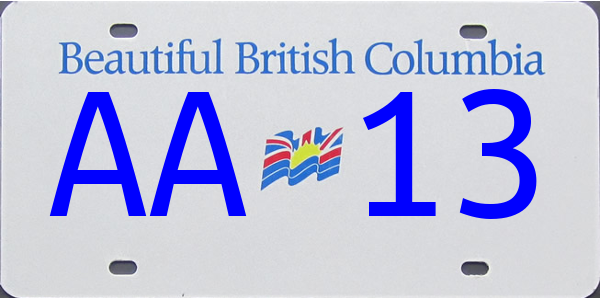
#> input picture src/plate_reader/src/pyPlates/plate/pictures/plate_AA13.png, 600 x 298 px, found by its file name; its folder holds only this picture in this run
$ python BoundingBoxes.py   (older library calls are emulated)
#> lines starting #> are read from the running program, lines starting #| are printed output that depends on the picture; after the words box and inside, x2 and y2 are one past the last pixel; in counts of white or black regions, pixels touching at a corner belong together
import numpy as np
import cv2
import os

class boxgetter():

    def __init__(self, kernel_size = (10,1), cut_max = 255, cut_min=244, **kwargs):
        self.kernel = np.ones(kernel_size, np.uint8)
        self.cut_max = cut_max
        self.cut_min = cut_min

    def get_letters(self, image):
        ret_list = []
#> ret_list = []
        colour_cut = cv2.inRange(image, self.cut_min,self.cut_max)
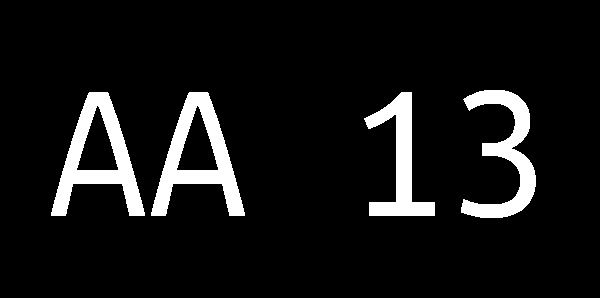
#> colour_cut: shape (298, 600); 8.4% white; 4 white regions, box (x1, y1, x2, y2) and area: (51, 92, 145, 216) 4204, (151, 92, 245, 216) 4204, (461, 90, 536, 218) 3549, (364, 92, 435, 216) 3101
#> image is the input picture: shape (298, 600, 3); mean B, G, R 222.8, 193.9, 191.3
        #cv2.imshow('colourcut', colour_cut)
        thresh = colour_cut

        img_dilation = cv2.dilate(thresh, self.kernel, iterations=1)
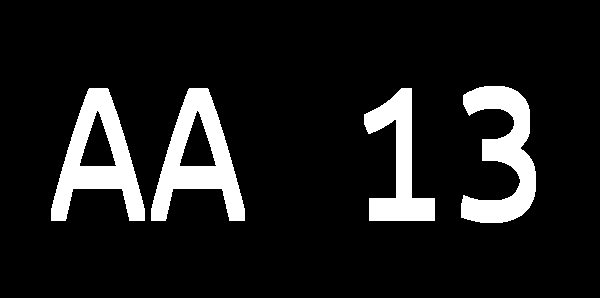
#> img_dilation: shape (298, 600); 11.2% white; 4 white regions
        #cv2.imshow('dilated', img_dilation)


        # find contours
        # cv2.findCountours() function changed from OpenCV3 to OpenCV4: now it have only two parameters instead of 3
        cv2MajorVersion = cv2.__version__.split(".")[0]
        # check for contours on thresh
        if int(cv2MajorVersion) >= 4:
            ctrs, hier = cv2.findContours(img_dilation.copy(), cv2.RETR_EXTERNAL, cv2.CHAIN_APPROX_SIMPLE)
#> ctrs = 4 contours; box (x1, y1, x2, y2) and area: (151, 88, 245, 221) 6250, (51, 88, 145, 221) 6250, (461, 86, 536, 223) 4908, (364, 88, 435, 221) 3762
        else:
            im2, ctrs, hier = cv2.findContours(img_dilation.copy(), cv2.RETR_EXTERNAL, cv2.CHAIN_APPROX_SIMPLE)

        # sort contours
        sorted_ctrs = sorted(ctrs, key=lambda ctr: cv2.boundingRect(ctr)[0])
#> sorted_ctrs = 4 contours; box (x1, y1, x2, y2) and area: (51, 88, 145, 221) 6250, (151, 88, 245, 221) 6250, (461, 86, 536, 223) 4908, (364, 88, 435, 221) 3762

        for i, ctr in enumerate(sorted_ctrs):
            # Get bounding box
            x, y, w, h = cv2.boundingRect(ctr)

            # Getting ROI
            roi = image[y:y + h, x:x + w]

            # show ROI
            # cv2.imshow('segment no:'+str(i),roi)
            #cv2.rectangle(image, (x, y), (x + w, y + h), (0, 255, 0), 2)

            if w > 15 and h > 15:
                ret_list.append(roi)
#> this loop made 4 passes
#> (x, y, w, h) on passes 1 to 4: (51, 88, 94, 133), (151, 88, 94, 133), (364, 88, 71, 133), (461, 86, 75, 137)
#> pass 1, in get_letters, `roi = image[y:y + h, x:x + w]`:
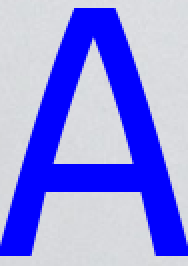
#> roi: shape (133, 94, 3) (shown 2 times larger); mean B, G, R 233.9, 140.5, 139.7
#> pass 3, in get_letters, `roi = image[y:y + h, x:x + w]`:
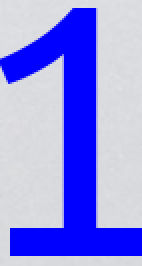
#> roi: shape (133, 71, 3) (shown 2 times larger); mean B, G, R 233.7, 144.9, 144.2
#> after the loop, ret_list = 4 items
            #    letter = image[y:x+w,y:y+h]
            #    ret_list.append(letter)

        return ret_list#[x for x in ret_list if type(x) == np.ndarray and 0 not in x.shape]

if __name__ == '__main__':
    numletter = dict()
    x = boxgetter()
    path = 'Liscence_plates/Liscence_Plate_nn/pictures/'
    for F in os.listdir(path):
        print(F)
        img_list = x.get_letters(cv2.imread(path+F))
#> img_list = 4 items
        count = 0
        for i in F[6:10]:
            if i in numletter.keys():
                numletter[i] += 1
                filename = str(i) + str(numletter[i])
            else:
                numletter[i] = 0
                filename = str(i)

            cv2.imwrite('trainimg/{}.png'.format(filename), img_list[count])
            count +=  1
#> after the loop, count = 4; numletter = {'A': 1, '1': 0, '3': 0}

$ run again, on src/plate_reader/src/pyPlates/plate/pictures/plate_CD69.png
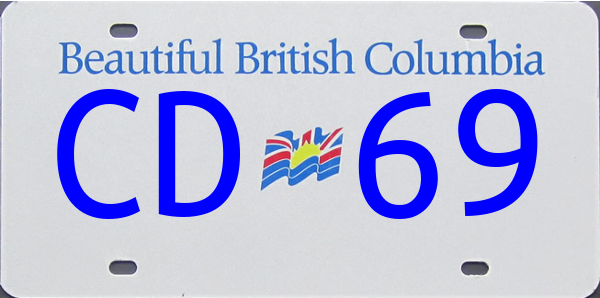
#> input picture src/plate_reader/src/pyPlates/plate/pictures/plate_CD69.png, 600 x 298 px, found by its file name
#> in get_letters, `ret_list = []`: ret_list = []
#> in get_letters, `colour_cut = cv2.inRange(image, self.cut_min,self.cut_max)`:
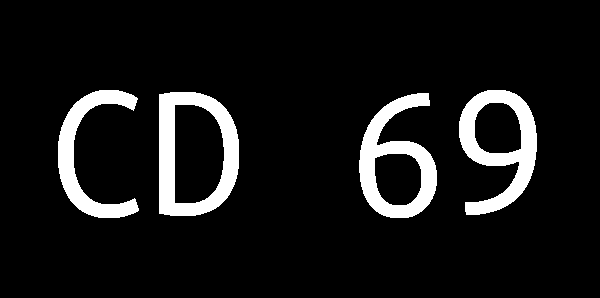
#> colour_cut: shape (298, 600); 9% white; 4 white regions, box (x1, y1, x2, y2) and area: (159, 92, 239, 216) 4588, (459, 90, 537, 215) 4181, (359, 93, 437, 218) 4109, (58, 90, 139, 218) 3251
#> in get_letters, image is the input picture: shape (298, 600, 3); mean B, G, R 223, 192.2, 189.6
#> img_dilation: shape (298, 600); 12.2% white; 4 white regions
#> ctrs = 4 contours; box (x1, y1, x2, y2) and area: (159, 88, 239, 221) 9312, (459, 86, 537, 220) 7128, (359, 89, 437, 223) 7086, (58, 86, 139, 223) 4332
#> sorted_ctrs has the same summary as ctrs
#> the loop in get_letters, `for i, ctr in enumerate(sorted_ctrs):` made 4 passes
#> (x, y, w, h) on passes 1 to 4: (58, 86, 81, 137), (159, 88, 80, 133), (359, 89, 78, 134), (459, 86, 78, 134)
#> pass 3, in get_letters, `roi = image[y:y + h, x:x + w]`:
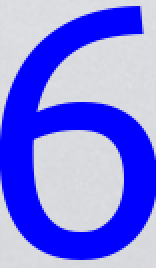
#> roi: shape (134, 78, 3) (shown 2 times larger); mean B, G, R 236.5, 126, 125.4
#> after the loop in get_letters, `for i, ctr in enumerate(sorted_ctrs):`: ret_list = 4 items
#> after the loop `for i in F[6:10]:`: count = 4; numletter = {'C': 0, 'D': 0, '6': 0, '9': 0}
